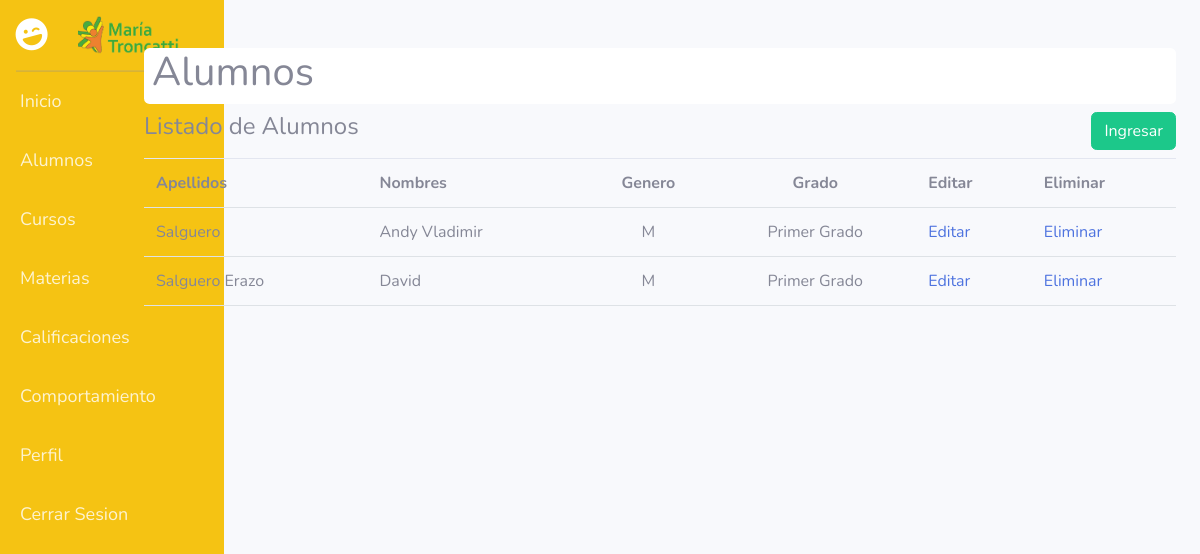
The page /listadoalumnos.view.php (signed in) on the database its author committed.
### tables this page shows
CREATE TABLE `alumnos` (
  `id` int(11) NOT NULL,
  `num_lista` int(11) NOT NULL,
  `nombres` varchar(45) NOT NULL,
  `apellidos` varchar(45) NOT NULL,
  `genero` char(1) NOT NULL,
  `id_grado` int(11) NOT NULL,
  `id_seccion` int(11) NOT NULL
);

CREATE TABLE `grados` (
  `id` int(11) NOT NULL,
  `nombre` varchar(45) NOT NULL,
  `ciclo` varchar(45) NOT NULL
);

### listadoalumnos.view.php (the view, shortened to what this page needs)
<?php
require 'functions.php';
$alumnos = $conn->prepare("select a.id, a.num_lista, a.nombres, a.apellidos, a.genero, b.nombre as grado from alumnos as a inner join grados as b on a.id_grado = b.id order by a.apellidos");
$alumnos->execute();
$alumnos = $alumnos->fetchAll();
?>
<?php include("./Cabecera.php"); ?>
<div id="content-wrapper" class="d-flex flex-column" style="margin-left: 10%;">
    <div id="content">
        <div class="container">
            <div class="row">
                <div class="col-md-12">
                    <div class="card mt-5" style="border: none;">
                        <div class="contenido">
                            <h1 class="ml-2">Alumnos</h1>
                        </div>
                    </div>
                    <div class="row my-2">
                        <div class="col-md-6">
                            <h4>Listado de Alumnos</h4>
                        </div>
                        <div class="col-md-6 text-right">
                        <a href="alumnos.view.php" class="btn btn-success">Ingresar</a>
                        </div>
                    </div>
                    <table class="table" cellspacing="0" cellpadding="0">
                        <tr>
                            <th>Apellidos</th>
                            <th>Nombres</th>
                            <th class="text-center">Genero</th>
                            <th class="text-center">Grado</th>
                            <th>Editar</th>
                            <th>Eliminar</th>
                        </tr>
                        <?php foreach ($alumnos as $alumno) : ?>
                            <tr>
                                <td><?php echo $alumno['apellidos'] ?></td>
                                <td><?php echo $alumno['nombres'] ?></td>
                                <td align="center"><?php echo $alumno['genero'] ?></td>
                                <td align="center"><?php echo $alumno['grado'] ?></td>
                                <td><a href="alumnoedit.view.php?id=<?php echo $alumno['id'] ?>">Editar</a> </td>
                                <td><a href="alumnodelete.php?id=<?php echo $alumno['id'] ?>">Eliminar</a> </td>
                            </tr>
                        <?php endforeach; ?>
                    </table>
                    <br><br>
                    <br><br>
                </div>
            </div>
        </div>
    </div>
</div>
<?php include("./Footer.php"); ?>

### rows shown on the page
alumnos: apellidos "Salguero", nombres "Andy Vladimir", genero "M", id_grado.nombre "Primer Grado"
alumnos: apellidos "Salguero Erazo", nombres "David", genero "M", id_grado.nombre "Primer Grado"
